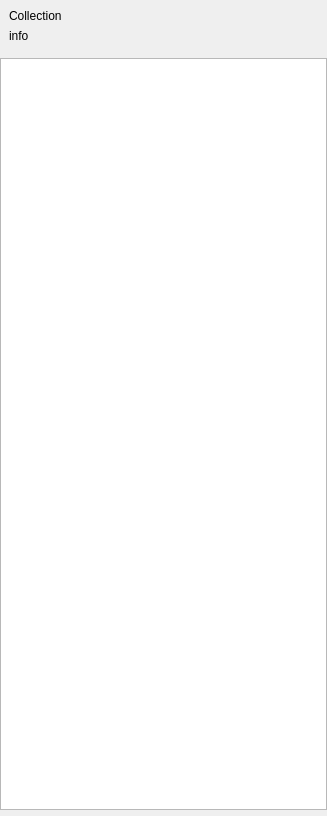
<?xml version="1.0" encoding="UTF-8"?>
<ui version="4.0">
 <class>CollectionInspector</class>
 <widget class="QFrame" name="CollectionInspector">
  <property name="geometry">
   <rect>
    <x>0</x>
    <y>0</y>
    <width>327</width>
    <height>816</height>
   </rect>
  </property>
  <property name="windowTitle">
   <string>Frame</string>
  </property>
  <layout class="QVBoxLayout" name="verticalLayout">
   <property name="leftMargin">
    <number>0</number>
   </property>
   <property name="topMargin">
    <number>0</number>
   </property>
   <property name="rightMargin">
    <number>0</number>
   </property>
   <property name="bottomMargin">
    <number>0</number>
   </property>
   <item>
    <widget class="QFrame" name="top_panel">
     <layout class="QVBoxLayout" name="verticalLayout_2">
      <item>
       <widget class="QLabel" name="name_label">
        <property name="text">
         <string>Collection</string>
        </property>
       </widget>
      </item>
      <item>
       <widget class="QLabel" name="info_label">
        <property name="text">
         <string>info</string>
        </property>
       </widget>
      </item>
     </layout>
    </widget>
   </item>
   <item>
    <widget class="QListWidget" name="listWidget">
     <property name="verticalScrollMode">
      <enum>QAbstractItemView::ScrollPerPixel</enum>
     </property>
     <property name="movement">
      <enum>QListView::Free</enum>
     </property>
     <property name="layoutMode">
      <enum>QListView::Batched</enum>
     </property>
    </widget>
   </item>
   <item>
    <widget class="QFrame" name="bottom_panel"/>
   </item>
  </layout>
 </widget>
 <resources/>
 <connections/>
</ui>
